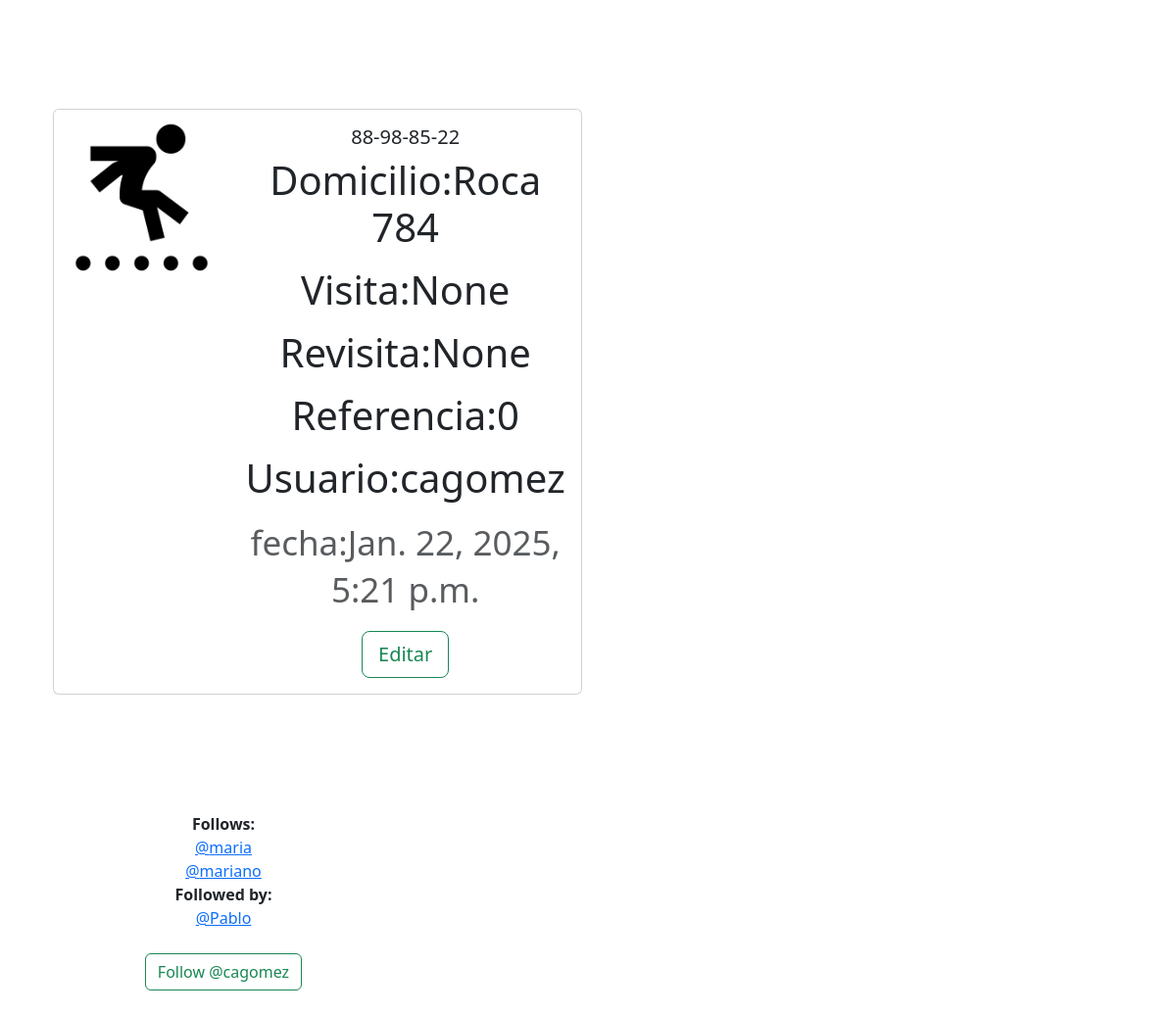
The app's page /profile/1 (signed in, lower part), older data.
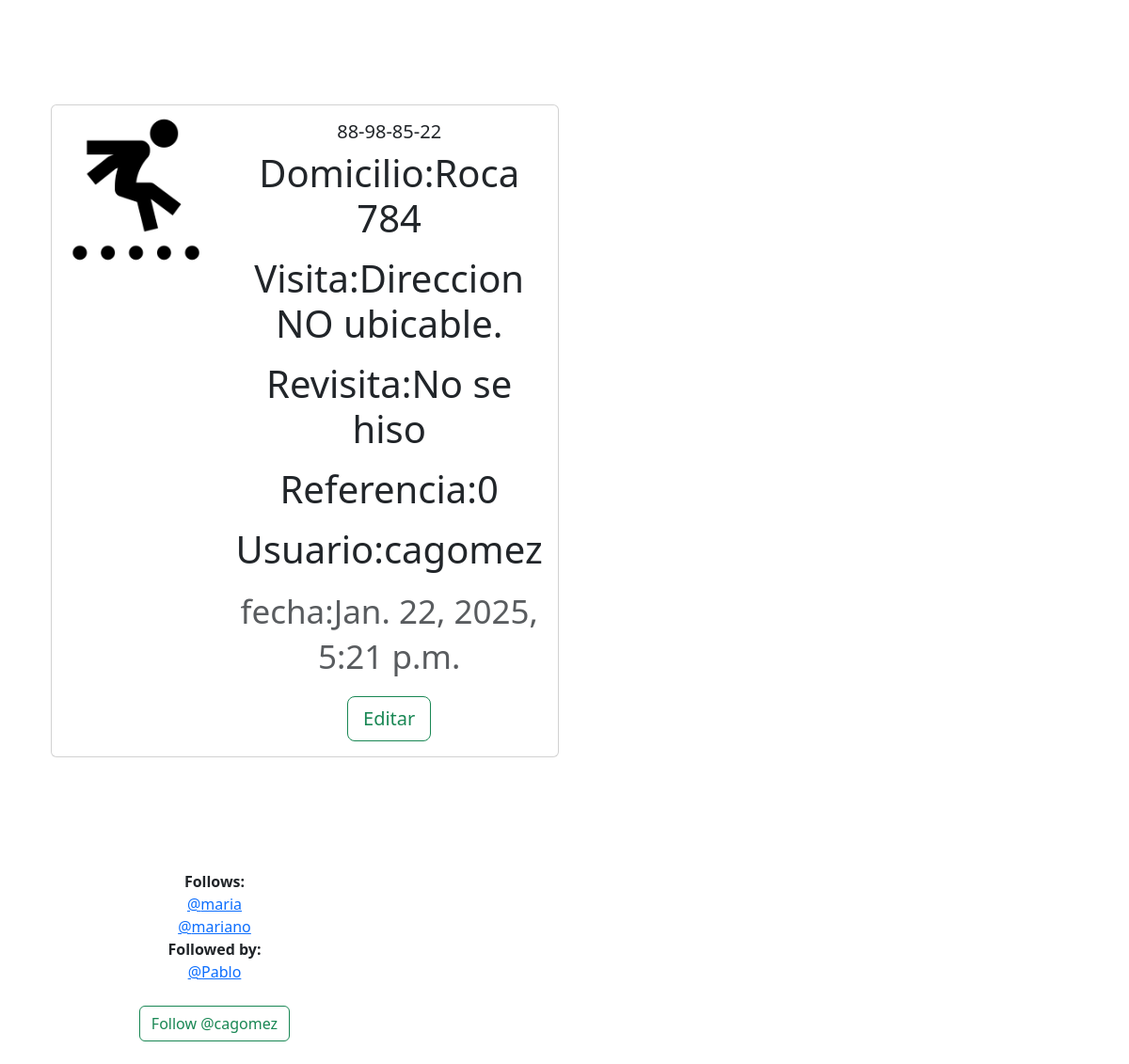
The same page, newer data.
### hoja_campo/models.py (models this page shows, shortened)
class Meep(models.Model):
    created_at = models.DateTimeField(auto_now_add=True)
    user = models.ForeignKey(User, related_name="meeps", on_delete=models.DO_NOTHING)
    domicilio = models.CharField(max_length=200)
    ficha = models.TextField(max_length=11)
    visita = models.ForeignKey(Ficha_Tipo, on_delete=models.CASCADE,null=True)
    revisita = models.ForeignKey(Ficha_Tipo_2, on_delete=models.CASCADE,null=True)
    revisita_fecha = models.DateField(blank=True, null=True)
    revisita_usuario = models.TextField(max_length=11,default='')
    ficha_ref = models.TextField(max_length=11,default='')
    comentarios = models.TextField(default=0, null=False,blank=False, max_length=200)

class Ficha_Tipo(models.Model):
    nombre = models.CharField(max_length=50)
    def __str__(self):
        return self.nombre

class Ficha_Tipo_2(models.Model):
    nombre = models.CharField(max_length=50)
    def __str__(self):
        return self.nombre

### hoja_campo/views.py (the view, shortened to what this page needs)
# urls.py: path('profile/<int:pk>', views.profile, name='profile'),
def profile(request, pk):
    if request.user.is_authenticated:
        profile = Profile.objects.get(user_id=pk)
        meeps = Meep.objects.filter(user_id=pk).order_by("-created_at")
        return render(request, "profile.html", {"profile":profile, "meeps":meeps})
    else:
        messages.success(request, ("Tenes que estar logueado"))
        return render(request, 'login.html', {})

### hoja_campo/models.py (called while the page is built)
    def __str__(self):
        return self.user.username

### hoja_campo/hoja_campo/templates/profile.html (shortened to what this page needs)
{% extends 'base.html' %}
{% load static %}
{% block content %}
{% if profile %}
<div class="container text-center">
   <div class="row">
    <div class="col-12">
            <h1>{{ profile.user.username }}'s Perfil<h1>
              {% for meep in meeps %}
              {% if meep.visita == 9 %}
             <div class="card border-success mb-3" style="max-width: 540px;">
                 <div class="row g-0">
                   <div class="col-md-4">
                     <img src="{% static 'images/user.png' %}" class="img-fluid rounded-start" alt="Profile_Image">
                   </div>
                   <div class="col-md-8">
                     <div class="card-body">
                       <h5 class="card-title">{{ meep.ficha }}</h5>
                       <p class="card-text">Domicilio:{{ meep.domicilio }}</p>
                       <p class="card-text">Visita:{{ meep.visita }}</p>
                       <p class="card-text">Revisita:{{ meep.revisita }}</p>
                       <p class="card-text">Referencia:{{ meep.ficha_ref }}</p>
                       <p class="card-text">Usuario:{{ meep.user }}</p>
                       <p class="card-text"><small class="text-body-secondary">fecha:{{ meep.created_at }}</small></p>
                       {% if request.user.username == profile.user.username %}
                         <a href="{% url 'edit_meep' meep.id %}"><button type="button" class="btn btn-outline-success btn-lg">Editar</button></a>
                       {% endif %}
                     </div>
                   </div>
                 </div>
             </div>
             {% else %}
             <div class="card mb-3" style="max-width: 540px;">
               <div class="row g-0">
                 <div class="col-md-4">
                   <img src="{% static 'images/user.png' %}" class="img-fluid rounded-start" alt="Profile_Image">
                 </div>
                 <div class="col-md-8">
                   <div class="card-body">
                     <h5 class="card-title">{{ meep.ficha }}</h5>
                     <p class="card-text">Domicilio:{{ meep.domicilio }}</p>
                     <p class="card-text">Visita:{{ meep.visita }}</p>
                     <p class="card-text">Revisita:{{ meep.revisita }}</p>
                     <p class="card-text">Referencia:{{ meep.ficha_ref }}</p>
                     <p class="card-text">Usuario:{{ meep.user }}</p>
                     <p class="card-text"><small class="text-body-secondary">fecha:{{ meep.created_at }}</small></p>
                     {% if request.user.username == profile.user.username %}
                       <a href="{% url 'edit_meep' meep.id %}"><button type="button" class="btn btn-outline-success btn-lg">Editar</button></a>
                     {% endif %}
                   </div>
                 </div>
               </div>
             </div>
             {% endif %}
             <br/><br/>
             {% endfor %}
         </div>
        <div class="col-4">
                <strong>Follows:</strong></br>
                {% for following in profile.follows.all %}
                <a href="{% url 'profile' following.user.id %}">
                @{{ following }}</a></br>
                {% endfor %}
                <strong>Followed by: </strong></br>
                {% for following in profile.followed_by.all %}
                <a href="{% url 'profile' following.user.id %}">
                @{{ following }}</a></br>
                {% endfor %}
        <form method=POST>
                {% if profile in user.profile.follows.all %}
                  <button class="btn btn-outline-danger" name="follow" value="unfollow" type="submit">
                        Unfollow @{{ profile.user.username | lower }}</button>
                  {% else %}
                  <button class="btn btn-outline-success" name="follow" value="follow" type="submit">
                        Follow @{{ profile.user.username | lower }}</button>
                {% endif %}
        </form>
</div>
</div>
</div>
{% endif %}
{% endblock %}

Row changes from the older to the newer data that the page shows:
changed Meep "Roca 784": visita "None" → "Direccion NO ubicable."; revisita "None" → "No se hiso"
